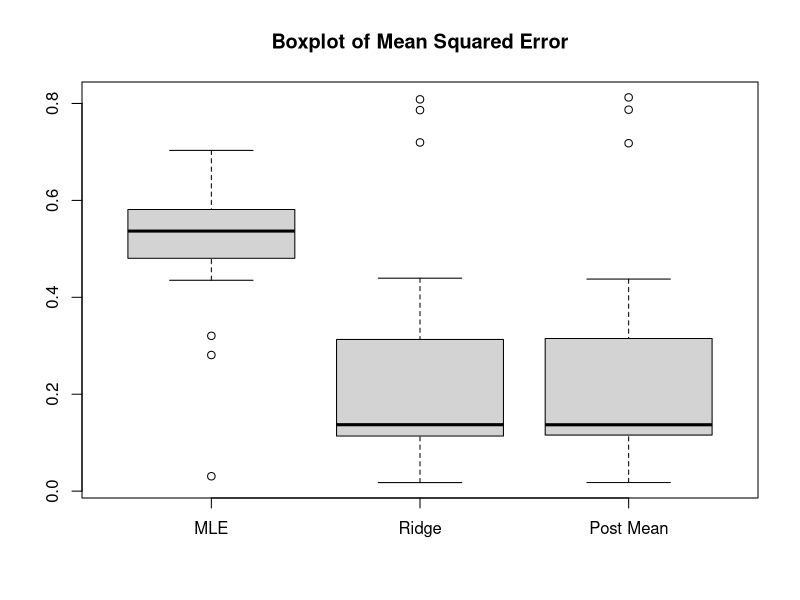
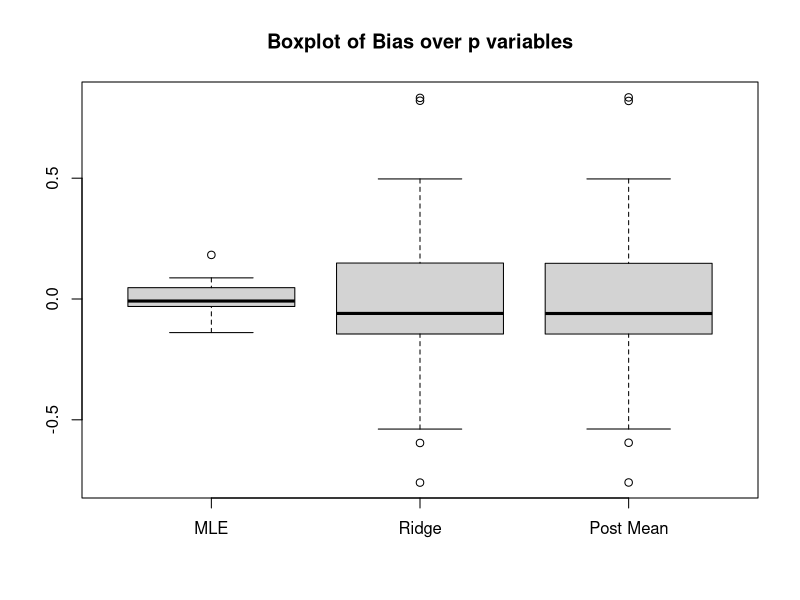

Generate these figures, in order, with R:
###########################################
## Linchpin variable sampler
## for Bayesian linear regression for cars
###########################################
BLR <- function(y, X, N = 1e4, a = 1, b = 1)
{
  n <- dim(X)[1]
  p <- dim(X)[2]
  A <- t(X)%*%X + diag(p)
  A.inv <- solve(A)
  sig2 <- numeric(length = N)
  beta <- matrix(0, nrow = N, ncol = p)
  
  rate.sig <- ( t(y) %*% (diag(1,n) - X %*% A.inv %*% t(X)) %*% y )/2 + b
  
  # sampling Inverge Gamma for sigma2
  sig2 <- 1 / rgamma(N, shape = n/2 + a, rate = rate.sig)    
  
  # Sampling beta from multivariate normal
  # mean + sqrt(covariance) %*% rnorm
  foo <- svd(A.inv)  #Singular values decomposition of A^{-1}
  Ainv.sqrt <- foo$u %*% diag(foo$d^(1/2)) %*% t(foo$v)
  
  for(i in 1:N)
  {
    beta[i,] <- A.inv %*% t(X) %*%y + Ainv.sqrt %*% rnorm(p, sd = sqrt(sig2[i]))   # Getting beta estimates
  }
  return(cbind(beta,sig2))
}

#
############################################################
#### Comparing Ridge and MLE estimates
############################################################
# We will generate similar data now, but with a Sigma correlation structure for the Xs
set.seed(1)
n <- 50
p <- 30
sigma2.star <- 1/2
beta.star <- rnorm(p)
beta.star  # to output

gen.data <- function() # Making a function to call multiple times
{
  ## setting Sigma matrix to the AR correlation matrix of .75
  foo <- matrix(.95, nrow = p-1, ncol = p-1)
  Sigma <- foo^(abs(col(foo)-row(foo)))
  Sigma
  
  # Finding sqrt(Sigma)
  decomp <- svd(Sigma)
  sqrt.Sig.svd <- decomp$u %*% diag(sqrt(decomp$d), p-1) %*% t(decomp$v)  # Symmetric matrix produced as well
  sqrt.Sig.svd %*% t(sqrt.Sig.svd) - Sigma 
  
  # Setting the rows of X_{-1} matrix to be N(0, Sigma) draws
  Xminus1 <- t(sqrt.Sig.svd %*% t(matrix(rnorm(n*(p-1)), nrow = n, ncol = (p-1))))
  
  # Making design matrix, first column is 1
  X <- cbind(1, Xminus1)
  
  # Generating response
  y <-  X %*% beta.star + rnorm(n, mean = 0, sd = sqrt(sigma2.star))
  return(list(X = X, y = y))
}

## Run once
my.data <- gen.data()
X <- my.data$X
y <- my.data$y

lambda <- 1
## Ridge solution
solve( t(X) %*%X + diag(lambda,p) ) %*% t(X) %*%y

## MLE solution
solve( t(X) %*%X ) %*% t(X) %*%y

## Now I will repeat 1000 times and store
## The average of (beta.hat - beta.star)^2

B <- 100
err.mle <- matrix(0, nrow = B, ncol = p)
err.ridge <- matrix(0, nrow = B, ncol = p)
err.pm <- matrix(0, nrow = B, ncol = p)

bias.mle <- matrix(0, nrow = B, ncol = p)
bias.ridge <- matrix(0, nrow = B, ncol = p)
bias.pm <- matrix(0, nrow = B, ncol = p)

for(b in 1:B)
{
  if(b%%(B/10) == 0) print(b/B)
  my.data <- gen.data()
  X <- my.data$X
  y <- my.data$y
  
  ## Ridge solution
  ridge <- solve( t(X) %*%X + diag(lambda,p) ) %*% t(X) %*%y
  
  ## MLE solution
  mle <- solve( t(X) %*%X ) %*% t(X) %*%y
  
  post <- BLR(y = y, X = X, N = 1e3)
  pm <- colMeans(post[,1:p])
  
  err.mle[b,] <-  (mle - beta.star)^2 
  err.ridge[b,] <- (ridge - beta.star)^2 
  err.pm[b,] <- (pm - beta.star)^2 
  
  bias.mle[b,] <- mle - beta.star
  bias.ridge[b,] <- ridge - beta.star
  bias.pm[b,] <- pm - beta.star
}

# MSE of Bayesian is similar to Ridge regression
boxplot(cbind("MLE" = colMeans(err.mle), "Ridge" = colMeans(err.ridge), "Post Mean" = colMeans(err.pm)), main = "Boxplot of Mean Squared Error") # Ridge actually does better in this regard.


# Clearly MLE returns less bias, so if bias is a criterion, MLE is better
boxplot(cbind("MLE" = colMeans(bias.mle), "Ridge" = colMeans(bias.ridge), "Post Mean" = colMeans(bias.pm)), main = "Boxplot of Bias over p variables")


